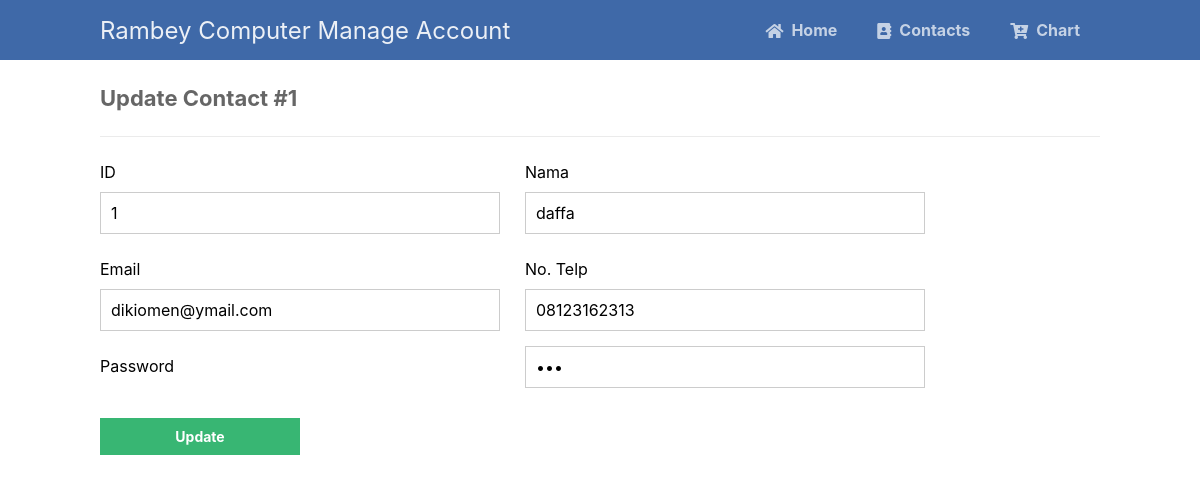
Screenshot of /phpcrud/update_login.php?id=1 with the database file from the repository.
### tables this page shows
CREATE TABLE `users` (
  `id` int(11) NOT NULL,
  `username` varchar(16) DEFAULT NULL,
  `email` varchar(255) DEFAULT NULL,
  `notelepon` varchar(20) DEFAULT NULL,
  `password` varchar(255) DEFAULT NULL
);

### phpcrud/update_login.php (the view, shortened to what this page needs)
<?php
include '../koneksi.php';
$pdo = pdo_connect_mysql();
if (isset($_GET['id'])) {
    $stmt = $pdo->prepare('SELECT * FROM users WHERE id = ?');
    $stmt->execute([$_GET['id']]);
    $contact = $stmt->fetch(PDO::FETCH_ASSOC);
} else {
    exit('No ID specified!');
}
?>
<?=template_header('Read')?>
<div class="content update">
	<h2>Update Contact #<?=$contact['id']?></h2>
    <form action="update_login.php?id=<?=$contact['id']?>" method="post">
        <label for="id">ID</label>
        <label for="username">Nama</label>
        <input type="text" name="id" value="<?=$contact['id']?>" id="id">
        <input type="text" name="username" value="<?=$contact['username']?>" id="username">
        <label for="email">Email</label>
        <label for="notelepon">No. Telp</label>
        <input type="text" name="email" value="<?=$contact['email']?>" id="email">
        <input type="text" name="notelepon" value="<?=$contact['notelepon']?>" id="notelepon">
        <label for="password">Password</label>
        <input type="password" name="password" value="<?=$contact['password']?>" id="title">
        <input type="submit" value="Update">
    </form>
</div>
<?=template_footer()?>

### phpcrud/style.css (style rules this page uses)
* { box-sizing: border-box; font-family: -apple-system, BlinkMacSystemFont, "segoe ui", roboto, oxygen, ubuntu, cantarell, "fira sans", "droid sans", "helvetica neue", Arial, sans-serif; font-size: 16px; -webkit-font-smoothing: antialiased; -moz-osx-font-smoothing: grayscale; }
body { background-color: #FFFFFF; margin: 0; }
.content { width: 1000px; margin: 0 auto; }
.content h2 { margin: 0; padding: 25px 0; font-size: 22px; border-bottom: 1px solid #ebebeb; color: #666666; }
.update form { padding: 15px 0; display: flex; flex-flow: wrap; }
.update form label { display: inline-flex; width: 400px; padding: 10px 0; margin-right: 25px; }
.update form input { padding: 10px; width: 400px; margin-right: 25px; margin-bottom: 15px; border: 1px solid #cccccc; }
.update form input[type="submit"] { display: block; background-color: #38b673; border: 0; font-weight: bold; font-size: 14px; color: #FFFFFF; cursor: pointer; width: 200px; margin-top: 15px; }

### rows the page displays
users: id "1", username "daffa", email "dikiomen@ymail.com", notelepon "08123162313"
